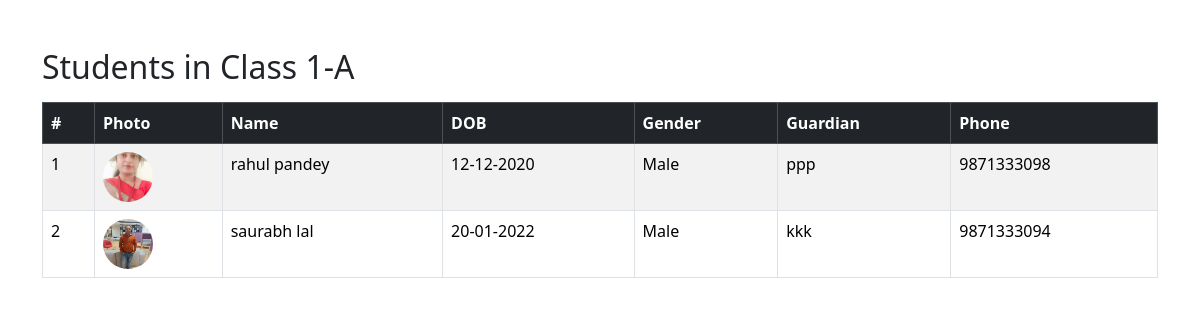
The page /teacher/student_list.php?class=1-A (signed in) on the database its author committed.
### tables this page shows
CREATE TABLE `students` (
  `id` varchar(20) NOT NULL,
  `admission_no` varchar(50) DEFAULT NULL,
  `first_name` varchar(100) NOT NULL,
  `last_name` varchar(100) DEFAULT NULL,
  `dob` date DEFAULT NULL,
  `gender` enum('male','female','other') DEFAULT NULL,
  `class_name` varchar(20) DEFAULT NULL,
  `classroom_id` varchar(20) DEFAULT NULL,
  `section` varchar(10) DEFAULT NULL,
  `guardian_name` varchar(150) DEFAULT NULL,
  `guardian_phone` varchar(30) DEFAULT NULL,
  `address` text DEFAULT NULL,
  `photo` varchar(255) DEFAULT NULL,
  `created_at` timestamp NOT NULL DEFAULT current_timestamp()
);

### teacher/student_list.php (the view, shortened to what this page needs)
<?php
require_once("../common/config.php");
$classroom_id = $_GET['class'] ?? '';
$stmt = $conn->prepare("SELECT id, first_name, last_name, dob, gender, guardian_name, guardian_phone, photo
                        FROM students
                        WHERE classroom_id=? ORDER BY first_name");
$stmt->bind_param("s", $classroom_id);
$stmt->execute();
$result = $stmt->get_result();
$students = [];
while ($row = $result->fetch_assoc()) {
    $students[] = $row;
}
?>
<!DOCTYPE html>
<html lang="en">
<head>
<link href="https://cdn.jsdelivr.net/npm/bootstrap@5.3.2/dist/css/bootstrap.min.css" rel="stylesheet">
</head>
<body>
<div class="container my-5">
<h2>Students in Class <?= htmlspecialchars($classroom_id) ?></h2>
<table class="table table-bordered table-striped mt-3">
<thead class="table-dark">
<tr>
<th>#</th>
<th>Photo</th>
<th>Name</th>
<th>DOB</th>
<th>Gender</th>
<th>Guardian</th>
<th>Phone</th>
</tr>
</thead>
<tbody>
<?php foreach ($students as $i => $s): ?>
<tr>
<td><?= $i+1 ?></td>
<td>
<?php if(!empty($s['photo']) && file_exists("../images/students/".$s['photo'])): ?>
    <img src="../images/students/<?= htmlspecialchars($s['photo']) ?>" alt="Photo" class="student-photo">
<?php else: ?>
    <img src="../images/default_avatar.png" alt="Photo" class="student-photo">
<?php endif; ?>
</td>
<td><?= htmlspecialchars($s['first_name'].' '.$s['last_name']) ?></td>
<td><?= !empty($s['dob']) ? date("d-m-Y", strtotime($s['dob'])) : '-' ?></td>
<td><?= ucfirst($s['gender'] ?: '-') ?></td>
<td><?= htmlspecialchars($s['guardian_name'] ?: '-') ?></td>
<td><?= htmlspecialchars($s['guardian_phone'] ?: '-') ?></td>
</tr>
<?php endforeach; ?>
</tbody>
</table>
</div>
</body>
</html>

### teacher/student_list.php (style rules this page uses)
.student-photo { width: 50px; height: 50px; object-fit: cover; border-radius: 50%; }

### rows shown on the page
students: photo (picture), first_name+last_name "rahul pandey", dob "12-12-2020", gender "Male", guardian_name "ppp", guardian_phone "9871333098"
students: photo (picture), first_name+last_name "saurabh lal", dob "20-01-2022", gender "Male", guardian_name "kkk", guardian_phone "9871333094"

### other values the page prints
$classroom_id "1-A"
